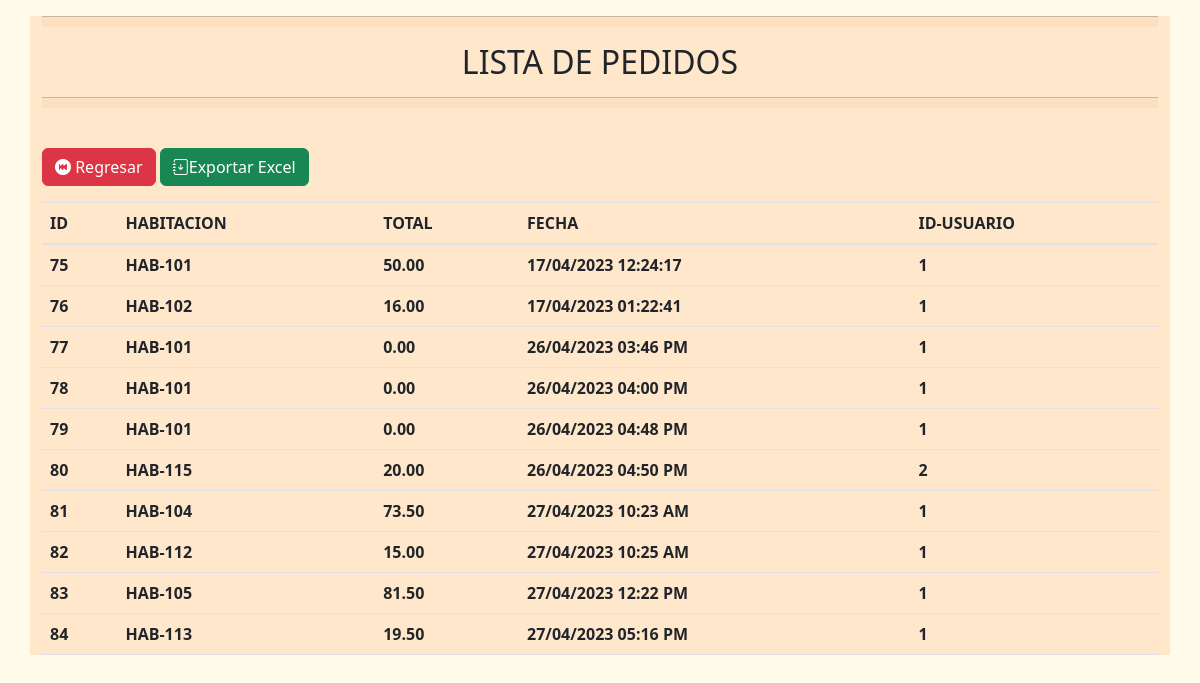
The page /vista/pedido/listapedido.php on the database its author committed.
### tables this page shows
CREATE TABLE `tb_pedido` (
  `id_pedido` int(11) NOT NULL,
  `id_habitacion` varchar(10) NOT NULL,
  `total` decimal(10,2) NOT NULL,
  `fecha` varchar(20) NOT NULL,
  `id_usuario` int(11) NOT NULL
);

### conection/conection.php (called while the page is built)
<?php
    class db{
        private $host= "localhost";
        private $dbname="db_casagrauhotel";
        private $user="root";
        private $password="123";
        public function conexion(){
            try{
                $PDO = new PDO("mysql:host=".$this->host.";dbname=".$this->dbname,$this->user,$this->password);
                return $PDO;
            }catch(PDOException $e){
                return $e->getMessage();
            }
        }
    }
?>

### control/pedidocontrol.php (called while the page is built, shortened)
<?php
    class pedidoControl{
        private $model;
        public function __construct()
        {
            require_once("c://xampp/htdocs/casagrau/model/pedidomodel.php");
            $this->model = new pedidoModel();
        }
        public function index(){
            return ($this->model->index()) ? $this->model->index() : false;
        }
    }
?>

### model/pedidomodel.php (called while the page is built, shortened)
<?php
    class pedidoModel{
        private $PDO;
        public function __construct()
        {
            require_once("c://xampp/htdocs/casagrau/conection/conection.php");
            $con = new db();
            $this->PDO = $con->conexion();
        }
        public function index(){
            $stament = $this->PDO->prepare("SELECT * FROM tb_pedido");
            return ($stament->execute()) ? $stament->fetchAll() : false;
        }
    }
?>

### vista/pedido/listapedido.php (the view, shortened to what this page needs)
<?php
    require_once("C://xampp/htdocs/casagrau/vista/head/head.php");
    require_once("C://xampp/htdocs/casagrau/control/pedidocontrol.php");
    $obj = new pedidoControl();
    $rows = $obj->index();
?>
<!DOCTYPE html>
<html lang="es">
   <head>
   <link rel="stylesheet" href="css/login.css">
    <link rel="stylesheet" href="https://cdn.jsdelivr.net/npm/bootstrap-icons@1.10.4/font/bootstrap-icons.css">
</head>
      <body style="background-color: #FFFBEB;">
      <div class="container" style="background-color: #FFE7CC;">
    <div style="text-align: center;">
    <hr style="height:10px;background:#F8CBA6">
    <h2>LISTA DE PEDIDOS</h2>
    <hr style="height:10px;background:#F8CBA6">
  </div></br>
    <div class="mb-3">
        <a href="/CasaGrau/admin.php" class="btn btn-danger"><i class="bi bi-skip-backward-circle-fill"></i> Regresar</a>
        <a href="excel.php" class="btn btn-success"><i class="bi bi-journal-arrow-down"></i>Exportar Excel</a>
    </div>
<table class="table">
    <thead>
        <tr  style="border: 50px;">
            <th scope="col">ID</th>
            <th scope="col">HABITACION</th>
            <th scope="col">TOTAL</th>
            <th scope="col">FECHA</th>
            <th scope="col">ID-USUARIO</th>
        </tr>
    </thead>
    <tbody>
        <?php if($rows): ?>
            <?php foreach($rows as $row): ?>
                <tr>
                    <th><?= $row[0] ?></th>
                    <th><?= $row[1] ?></th>
                    <th><?= $row[2] ?></th>
                    <th><?= $row[3] ?></th>
                    <th><?= $row[4] ?></th>
                </tr>
            <?php endforeach; ?>
        <?php else: ?>
            <tr>
                <td colspan="3" class="text-center">No hay registros actualmente</td>
            </tr>
        <?php endif; ?>
    </tbody>
</table>
</body>
</html>

### css/login.css (style rules this page uses)
* { margin:10; padding:10 }
*,:after,:before { box-sizing:border-box }
a { color:inherit;text-decoration:none }
::placeholder { color: #b3b3b3; }

### rows shown on the page
tb_pedido: id_pedido "75", id_habitacion "HAB-101", total "50.00", fecha "17/04/2023 12:24:17", id_usuario "1"
tb_pedido: id_pedido "76", id_habitacion "HAB-102", total "16.00", fecha "17/04/2023 01:22:41", id_usuario "1"
tb_pedido: id_pedido "77", id_habitacion "HAB-101", total "0.00", fecha "26/04/2023 03:46 PM", id_usuario "1"
tb_pedido: id_pedido "78", id_habitacion "HAB-101", total "0.00", fecha "26/04/2023 04:00 PM", id_usuario "1"
tb_pedido: id_pedido "79", id_habitacion "HAB-101", total "0.00", fecha "26/04/2023 04:48 PM", id_usuario "1"
tb_pedido: id_pedido "80", id_habitacion "HAB-115", total "20.00", fecha "26/04/2023 04:50 PM", id_usuario "2"
tb_pedido: id_pedido "81", id_habitacion "HAB-104", total "73.50", fecha "27/04/2023 10:23 AM", id_usuario "1"
tb_pedido: id_pedido "82", id_habitacion "HAB-112", total "15.00", fecha "27/04/2023 10:25 AM", id_usuario "1"
tb_pedido: id_pedido "83", id_habitacion "HAB-105", total "81.50", fecha "27/04/2023 12:22 PM", id_usuario "1"
tb_pedido: id_pedido "84", id_habitacion "HAB-113", total "19.50", fecha "27/04/2023 05:16 PM", id_usuario "1"
